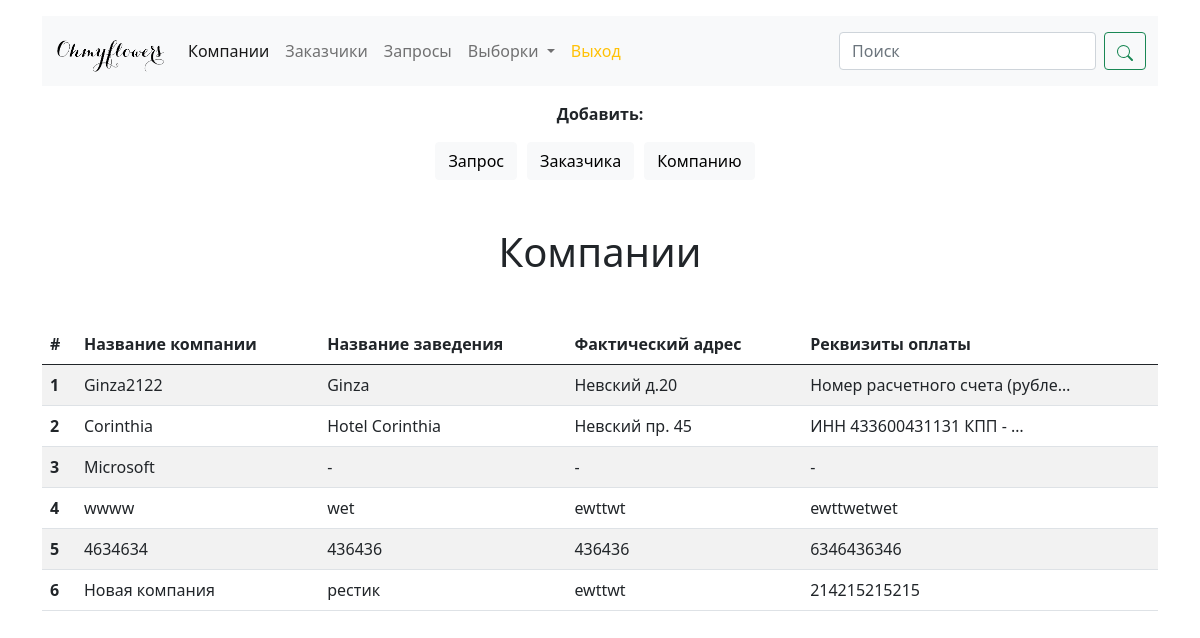
/companies/ (signed in), run on the app's committed database.
### orderscrm/models.py (models this page shows, shortened)
class Company(models.Model):
    company_title = models.CharField(max_length=64, verbose_name='Название компании')
    place_title = models.CharField(max_length=64, verbose_name='Название заведения')
    address = models.CharField(max_length=256, verbose_name='Фактический адрес')
    payment_details = models.CharField(max_length=512, verbose_name='ИНН')
    class Meta:
        verbose_name = 'Компания'
        verbose_name_plural = 'Компании'

### orderscrm/views.py (the view)
# urls.py: path('companies/', CompaniesView.as_view(), name='companies'),
class CompaniesView(LoginRequiredMixin, View):
    login_url = settings.LOGIN_URL
    def get(self, request):
        companies = Company.objects.all()
        return render(request, 'companies.html', context={
            'companies': companies,
        })

### orderscrm/templates/companies.html (shortened to what this page needs)
{% extends './base.html' %}
{% block content %}
<h1 class="display-6 text-center mt-5 mb-5">Компании</h1>
{% include 'tables/company.html' %}
{% endblock %}

### orderscrm/templates/tables/company.html
<table class="table table-striped table-hover">
    <thead>
    <tr>
        <th scope="col">#</th>
        <th scope="col">Название компании</th>
        <th scope="col">Название заведения</th>
        <th scope="col">Фактический адрес</th>
        <th scope="col">Реквизиты оплаты</th>
    </tr>
    </thead>
    <tbody>
    {% for company in companies %}
    <tr onclick="window.location.href='/companies/{{ company.id }}'; return false" style="cursor: pointer">
        <th scope="row">{{ company.id }}</th>
        <td>{{ company.company_title }}</td>
        <td>{{ company.place_title }}</td>
        <td>{{ company.address }}</td>
        <td>{{ company.payment_details|truncatechars:30 }}</td>
    </tr>
    {% endfor %}
    </tbody>
</table>

### data on the page
Company: id "1", company_title "Ginza2122", place_title "Ginza", address "Невский д.20", payment_details "Номер расчетного счета (рубле…"
Company: id "2", company_title "Corinthia", place_title "Hotel Corinthia", address "Невский пр. 45", payment_details "ИНН 433600431131 КПП - …"
Company: id "3", company_title "Microsoft", place_title "-", address "-", payment_details "-"
Company: id "4", company_title "wwww", place_title "wet", address "ewttwt", payment_details "ewttwetwet"
Company: id "5", company_title "4634634", place_title "436436", address "436436", payment_details "6346436346"
Company: id "6", company_title "Новая компания", place_title "рестик", address "ewttwt", payment_details "214215215215"
